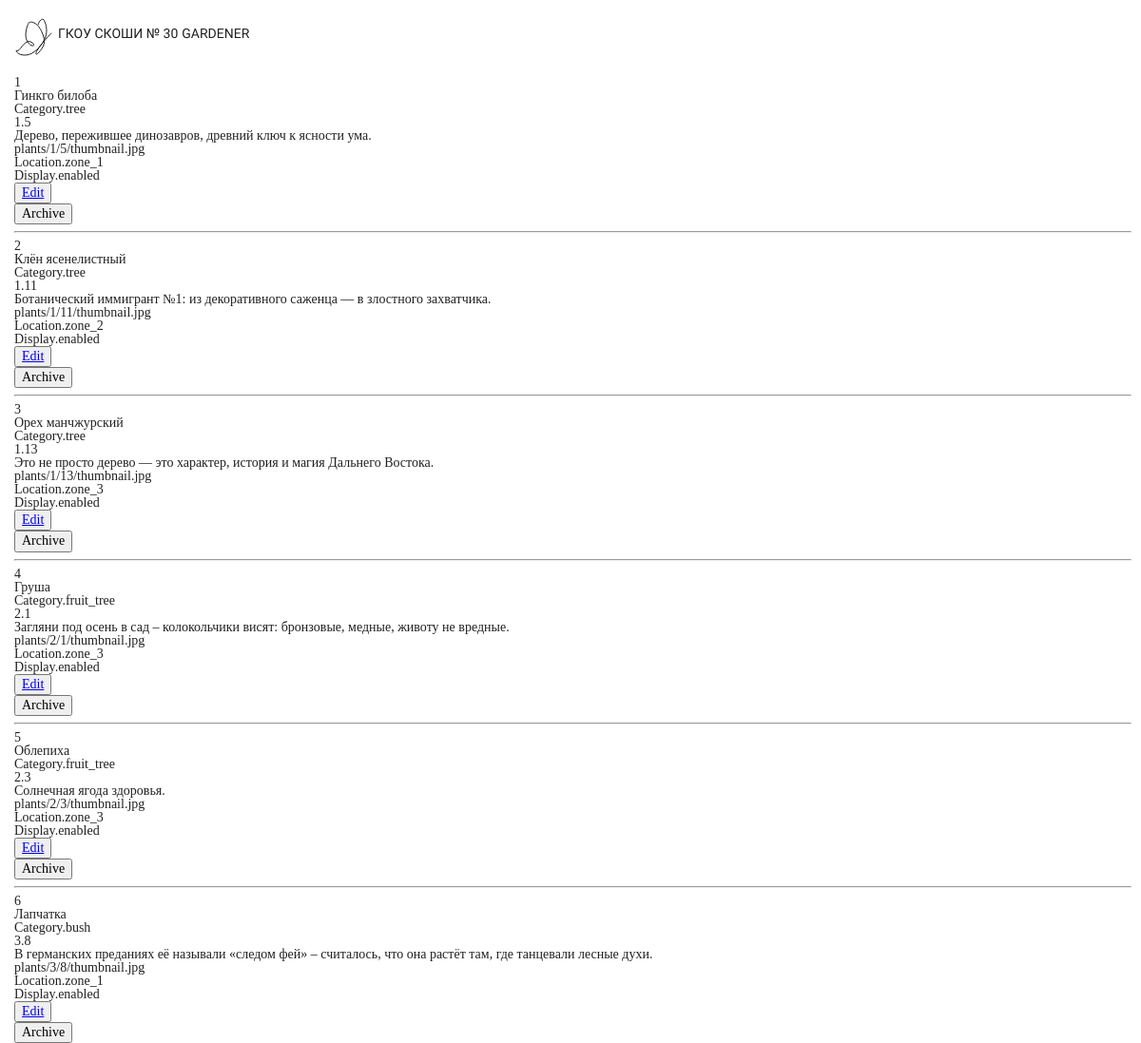
The app's page /admin/plants/ (upper part), older data.
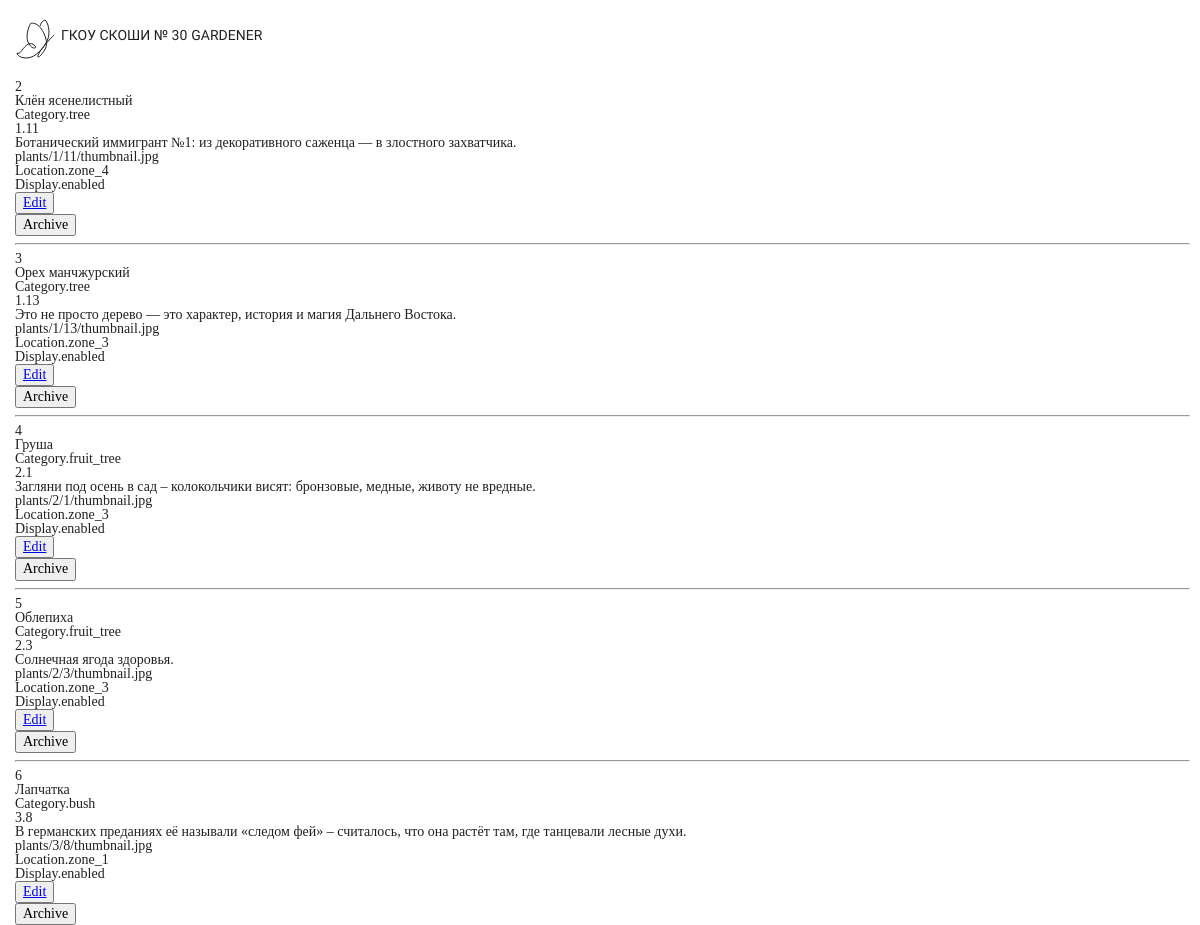
The same page, newer data.
### garden/models.py (models this page shows, shortened)
class Plant(db.Model):
    __tablename__ = 'plants'
    id = db.Column(db.Integer, primary_key=True)
    name = db.Column(db.String(100), unique=True, nullable=False)
    category = db.Column(db.Enum(Category), nullable=False)
    code = db.Column(db.String(10), unique=True, nullable=False)
    intro = db.Column(db.String(300), unique=True, nullable=False)
    thumbnail = db.Column(db.String(100), nullable=False, default='default.jpg')
    location = db.Column(db.Enum(Location), nullable=False, default=Location.unknown)
    display = db.Column(db.Enum(Display), nullable=False, default=Display.disabled)
    status = db.Column(db.Enum(Status), nullable=False, default=Status.CREATED)
    timestamp = db.Column(db.DateTime(), default=datetime.now)
    articles = db.relationship('Article', backref='plant', lazy='dynamic', cascade='all, delete-orphan')

### garden/routes.py (the view)
@app.route('/admin/plants/')
def show_live_plants():
    plants = services.get_live_plants()
    return render_template('admin/plants.html',
                           plants=plants,
                           settings=settings)

### garden/services.py (called while the page is built)
def get_live_plants():
    return Plant.query.filter(Plant.status != Status.DELETED).all()

### garden/templates/admin/plants.html (shortened to what this page needs)
{% extends 'admin_base.html' %}
{% block main %}
  {% for plant in plants %}
    <p>{{ plant.id }}</p>
    <p>{{ plant.name }}</p>
    <p>{{ plant.category }}</p>
    <p>{{ plant.code }}</p>
    <p>{{ plant.intro }}</p>
    <p>{{ plant.thumbnail }}</p>
    <p>{{ plant.location }}</p>
    <p>{{ plant.display }}</p>
    <button type="button">
      <a href="{{ url_for('handle_plant', plant_id=plant.id) }}">Edit</a>
    </button>
    <form method="POST" action="/admin/plant/{{ plant.id }}">
      <button type="submit">Archive</button>
    </form>
    <hr>
  {% endfor %}
{% endblock %}

Row changes from the older to the newer data that the page shows:
no longer on this page (row edited): Plant: id "1", name "Гинкго билоба", category "Category.tree", code "1.5", intro "Дерево, пережившее динозавров, древний ключ к ясности ума.", thumbnail "plants/1/5/thumbnail.jpg", location "Location.zone_1", display "Display.enabled"
changed Plant "Клён ясенелистный": location "Location.zone_2" → "Location.zone_4"
